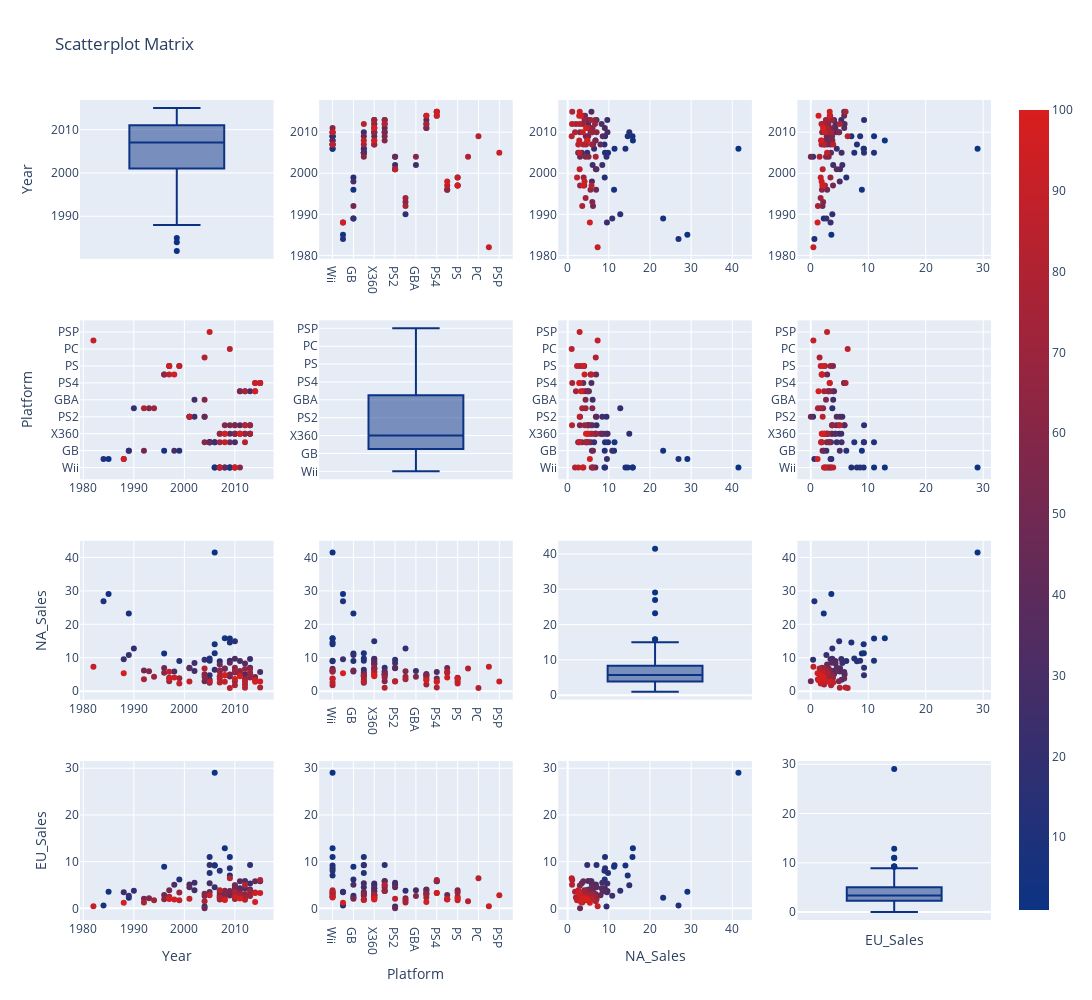

Write notebook code for a chart like this one.
### Markdown cell above
<a id="7"></a> <br>
# Yıl, Platform, Kuzey Amerika ve Avrupa Satışlarına Göre En iyi 100 Video Oyunu Arasındaki İlişki (Relationship Between The 100 Best Video Games By Year, Platform, North America, and Europe Sales)

### Code cell
df100=data.head(100)
data2=df100.loc[:,["Year","Platform","NA_Sales","EU_Sales"]]
data2["index"]=np.arange(1,len(df100)+1) #data2 add new columns name=index, value=0,length df100frame +1

fig = ff.create_scatterplotmatrix(data2, 
                                  diag='box', 
                                  index='index',
                                  colormap='Portland',
                                  colormap_type='seq',
                                  height=1000, width=1200)
iplot(fig)
plt.show()
